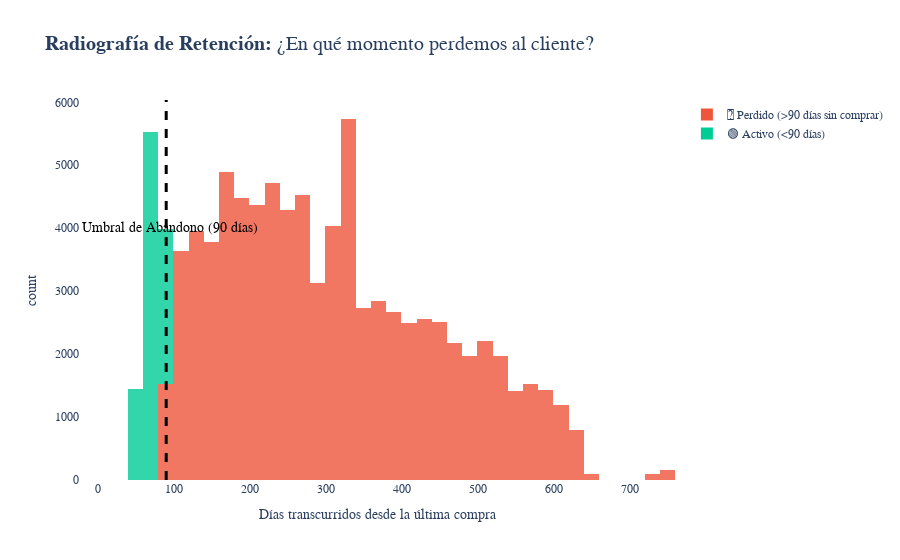

Notebook source saved alongside this figure:
### Code cell
import plotly.express as px

# 1. Preparar datos para Storytelling (Etiquetas claras en español)
# Creamos una columna que hable el idioma del negocio, no '0' y '1'.
df_features['Estado del Cliente'] = df_features['churn'].apply(
    lambda x: '🔴 Perdido (>90 días sin comprar)' if x == 1 else '🟢 Activo (<90 días)'
)

# 2. Crear Gráfico Interactivo con Plotly
fig = px.histogram(
    df_features, 
    x='recency_days', 
    color='Estado del Cliente',
    title='<b>Radiografía de Retención:</b> ¿En qué momento perdemos al cliente?',
    labels={'recency_days': 'Días transcurridos desde la última compra', 'count': 'Cantidad de Clientes'},
    color_discrete_map={
        '🔴 Perdido (>90 días sin comprar)': '#EF553B',  # Rojo alerta
        '🟢 Activo (<90 días)': '#00CC96'             # Verde esperanza
    },
    opacity=0.8,
    nbins=50
)

# 3. Añadir la línea de corte (El "Abismo")
fig.add_vline(x=90, line_width=3, line_dash="dash", line_color="black")
fig.add_annotation(x=95, y=4000, text="Umbral de Abandono (90 días)", showarrow=False, font=dict(size=14, color="black"))

# 4. Ajustes visuales para que se vea limpio (Estilo Yan Holtz)
fig.update_layout(
    plot_bgcolor='white',
    font_family="Arial",
    title_font_size=20,
    legend_title_text=''
)

fig.show()

### Figure 1 — Plotly figure (JSON) as saved in the notebook; plotly's stock layout.template omitted (floating-point values rounded to 4 significant figures; data arrays with more than 128 entries replaced by an {"elided": "..."} marker saying what was removed)
{"data": [{"alignmentgroup": "True", "bingroup": "x", "hovertemplate": "Estado del Cliente=🔴 Perdido (>90 días sin comprar)<br>Días transcurridos desde la última compra=%{x}<br>count=%{y}<extra></extra>", "legendgroup": "🔴 Perdido (>90 días sin comprar)", "marker": {"color": "#EF553B", "opacity": 0.8, "pattern": {"shape": ""}}, "name": "🔴 Perdido (>90 días sin comprar)", "nbinsx": 50, "offsetgroup": "🔴 Perdido (>90 días sin comprar)", "orientation": "v", "showlegend": true, "type": "histogram", "x": {"elided": "83906 int values"}, "xaxis": "x", "yaxis": "y"}, {"alignmentgroup": "True", "bingroup": "x", "hovertemplate": "Estado del Cliente=🟢 Activo (<90 días)<br>Días transcurridos desde la última compra=%{x}<br>count=%{y}<extra></extra>", "legendgroup": "🟢 Activo (<90 días)", "marker": {"color": "#00CC96", "opacity": 0.8, "pattern": {"shape": ""}}, "name": "🟢 Activo (<90 días)", "nbinsx": 50, "offsetgroup": "🟢 Activo (<90 días)", "orientation": "v", "showlegend": true, "type": "histogram", "x": {"elided": "9451 int values"}, "xaxis": "x", "yaxis": "y"}], "layout": {"annotations": [{"font": {"color": "black", "size": 14}, "showarrow": false, "text": "Umbral de Abandono (90 días)", "x": 95, "y": 4000}], "barmode": "relative", "font": {"family": "Arial"}, "legend": {"title": {"text": ""}, "tracegroupgap": 0}, "plot_bgcolor": "white", "shapes": [{"line": {"color": "black", "dash": "dash", "width": 3}, "type": "line", "x0": 90, "x1": 90, "xref": "x", "y0": 0, "y1": 1, "yref": "y domain"}], "title": {"font": {"size": 20}, "text": "<b>Radiografía de Retención:</b> ¿En qué momento perdemos al cliente?"}, "xaxis": {"anchor": "y", "domain": [0, 1], "title": {"text": "Días transcurridos desde la última compra"}}, "yaxis": {"anchor": "x", "domain": [0, 1], "title": {"text": "count"}}}}
